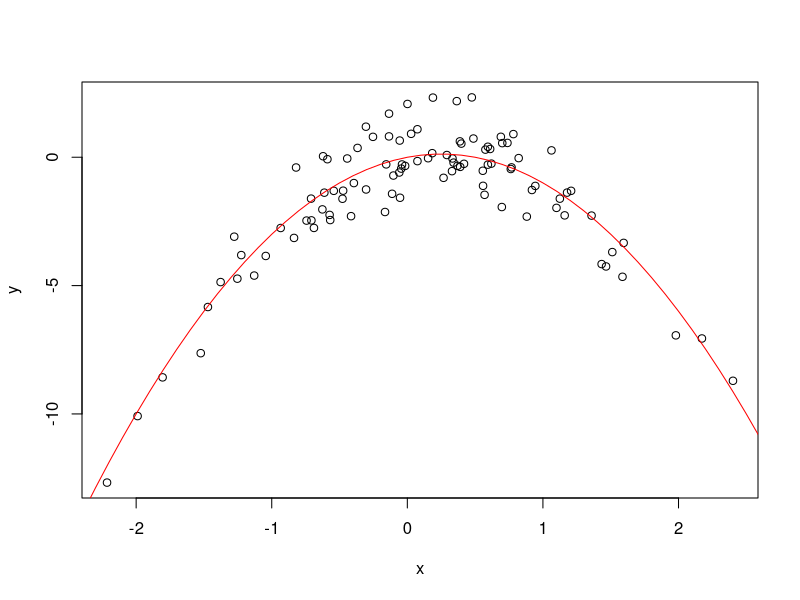

Recreate this plot in R.
# (a)
set.seed(1)
x = rnorm(100)
y = x-2*x^2 + rnorm(100)

# (b)
plot(x,y)
x1 = seq(-3,3,0.1)
y1 = x1-2*x1^2
lines(x1,y1,col="red")

# (c)
library(boot)
Data = data.frame(x,y)
set.seed(1)
  # i. ii. iii. iv.
cv.error=rep(0,4)
for(i in 1:4){
  glm.fit=glm(y~poly(x,i))
  cv.error[i]=cv.glm(Data,glm.fit)$delta[1]
}
cv.error

# (d)
set.seed(10)         #change it 
cv.error=rep(0,4)
for(i in 1:4){
  glm.fit=glm(y~poly(x,i))
  cv.error[i]=cv.glm(Data,glm.fit)$delta[1]
}
cv.error

# (f)
summary(glm.fit)
